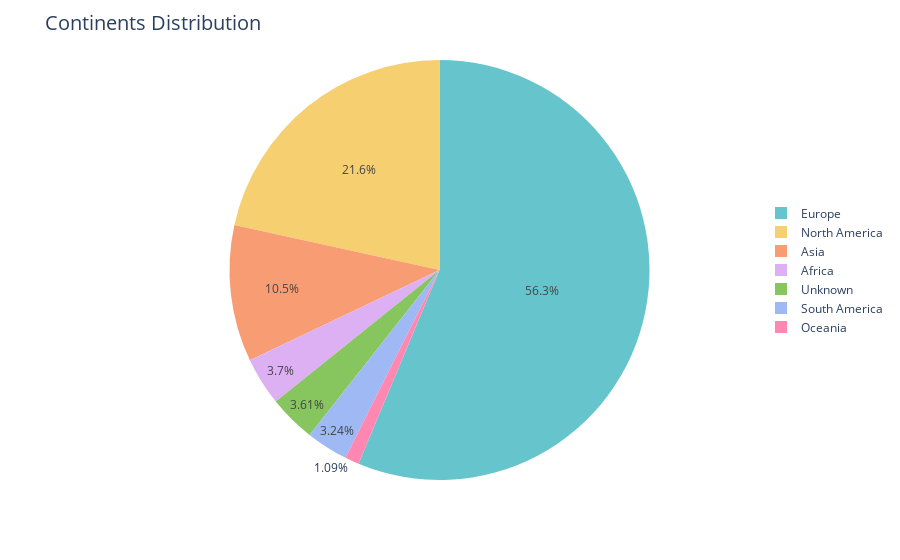

Notebook source saved alongside this figure:
### Code cell
continent_counts = data1['continent'].value_counts()

fig = px.pie(continent_counts, values=continent_counts.values, names=continent_counts.index, color_discrete_sequence=px.colors.qualitative.Pastel)

fig.update_layout(
    title="Continents Distribution",
    title_font=dict(size=20),
    legend=dict(
        orientation="v",
        x=1,
        y=0.5,
        title=None,
    )
)

fig.show()

### Figure 1 — Plotly figure (JSON) as saved in the notebook; plotly's stock layout.template omitted (floating-point values rounded to 4 significant figures)
{"data": [{"domain": {"x": [0, 1], "y": [0, 1]}, "hovertemplate": "index=%{label}<br>value=%{value}<extra></extra>", "labels": ["Europe", "North America", "Asia", "Africa", "Unknown", "South America", "Oceania"], "legendgroup": "", "name": "", "showlegend": true, "type": "pie", "values": [6368, 2439, 1188, 419, 408, 366, 123]}], "layout": {"legend": {"orientation": "v", "title": {}, "tracegroupgap": 0, "x": 1, "y": 0.5}, "margin": {"t": 60}, "piecolorway": ["rgb(102, 197, 204)", "rgb(246, 207, 113)", "rgb(248, 156, 116)", "rgb(220, 176, 242)", "rgb(135, 197, 95)", "rgb(158, 185, 243)", "rgb(254, 136, 177)", "rgb(201, 219, 116)", "rgb(139, 224, 164)", "rgb(180, 151, 231)", "rgb(179, 179, 179)"], "title": {"font": {"size": 20}, "text": "Continents Distribution"}}}
